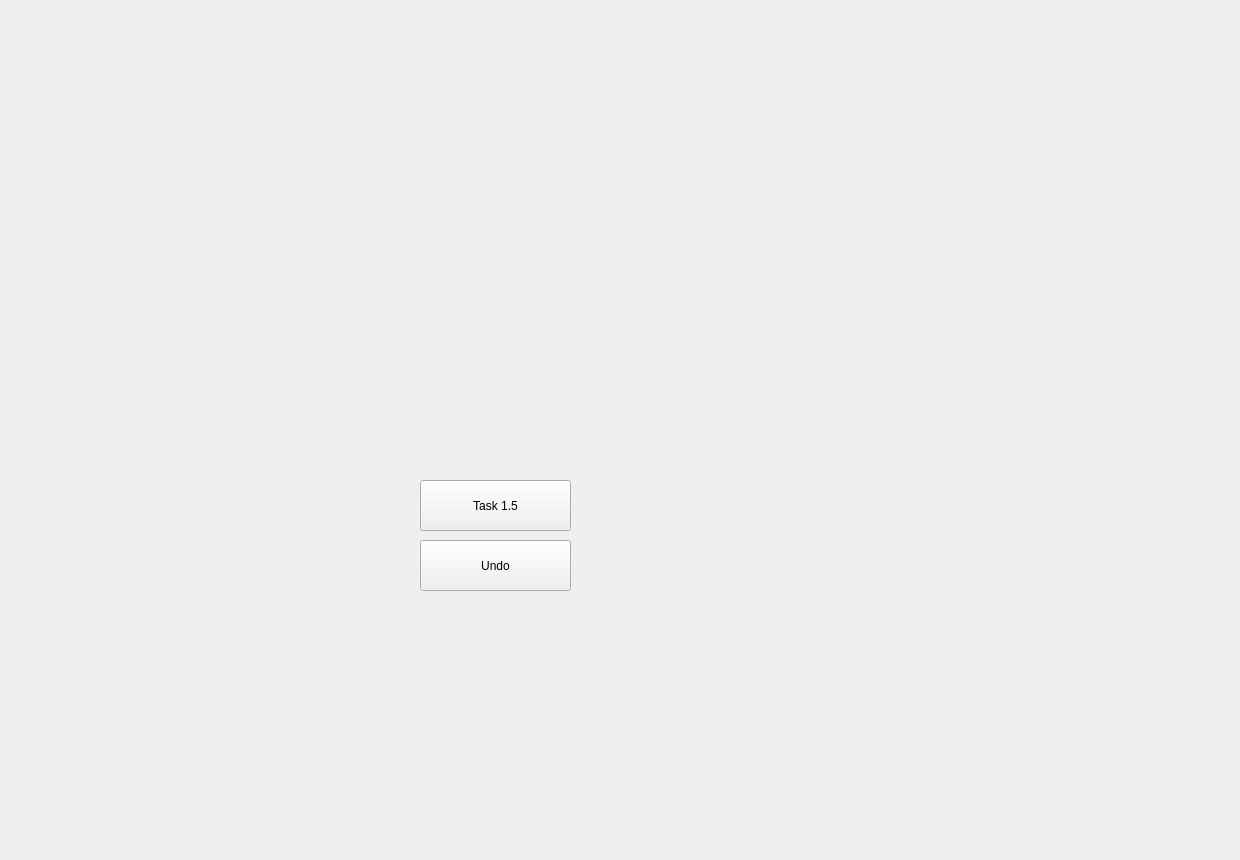
   <widget class="QWidget" name="tab">
    <attribute name="title">
     <string>Task 1.5</string>
    </attribute>
    <widget class="QPushButton" name="pushButton_2">
     <property name="geometry">
      <rect>
       <x>420</x>
       <y>480</y>
       <width>151</width>
       <height>51</height>
      </rect>
     </property>
     <property name="text">
      <string>Task 1.5</string>
     </property>
    </widget>
    <widget class="QWidget" name="widget_7" native="true">
     <property name="geometry">
      <rect>
       <x>190</x>
       <y>90</y>
       <width>641</width>
       <height>351</height>
      </rect>
     </property>
    </widget>
    <widget class="QPushButton" name="pushButton_4">
     <property name="geometry">
      <rect>
       <x>420</x>
       <y>540</y>
       <width>151</width>
       <height>51</height>
      </rect>
     </property>
     <property name="text">
      <string>Undo</string>
     </property>
    </widget>
    <widget class="QLabel" name="bg_4">
     <property name="geometry">
      <rect>
       <x>0</x>
       <y>0</y>
       <width>1231</width>
       <height>851</height>
      </rect>
     </property>
     <property name="text">
      <string/>
     </property>
     <property name="pixmap">
      <pixmap>C:/Users/Ahmed/Downloads/abstract-realistic-technology-particle-background_52683-33064.jpg</pixmap>
     </property>
     <property name="scaledContents">
      <bool>true</bool>
     </property>
    </widget>
    <zorder>bg_4</zorder>
    <zorder>pushButton_2</zorder>
    <zorder>widget_7</zorder>
    <zorder>pushButton_4</zorder>
   </widget>
